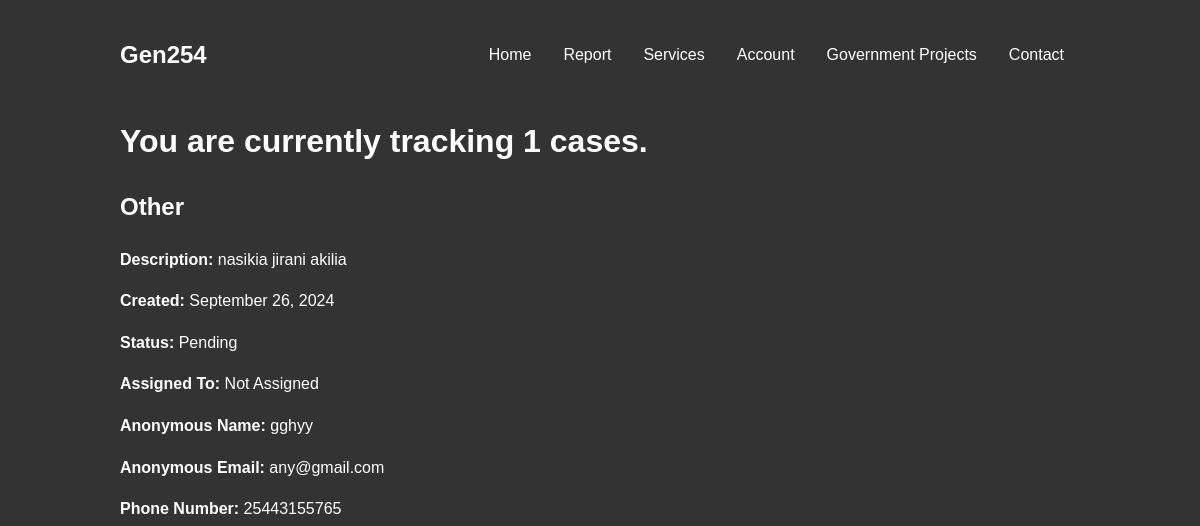
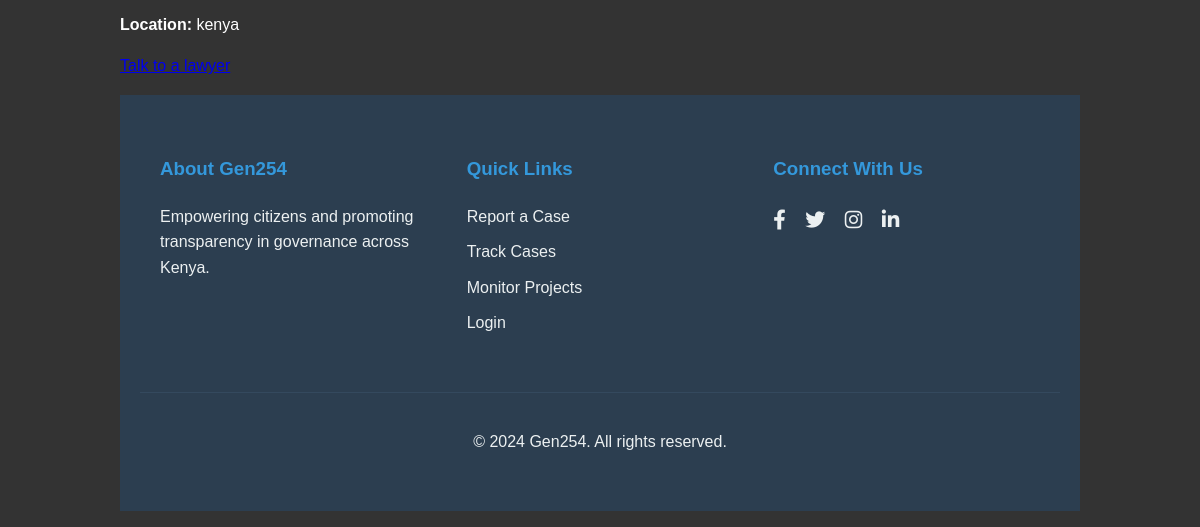
The page /tracked_cases/ (signed in) on the database as committed earlier (2 pictures, top to bottom).
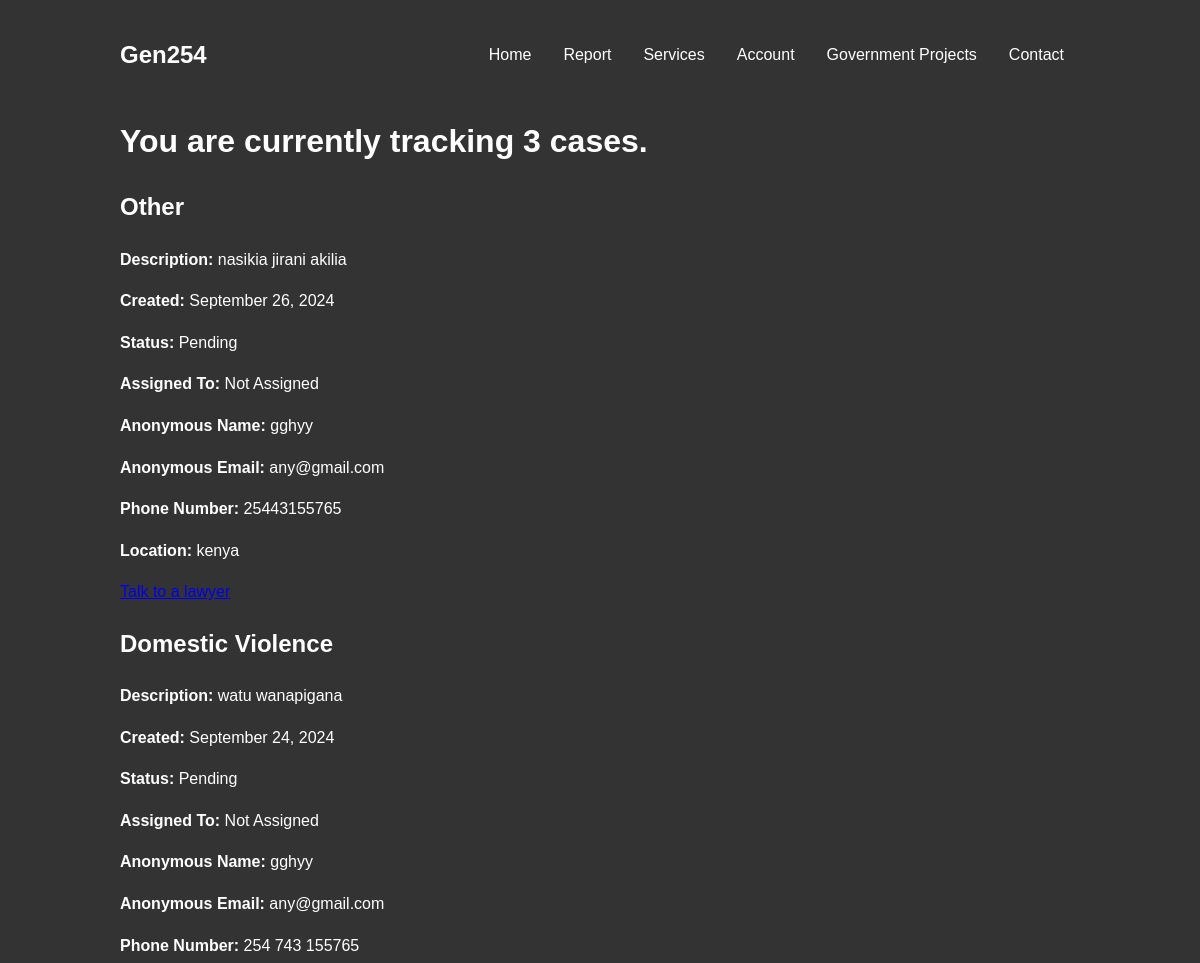
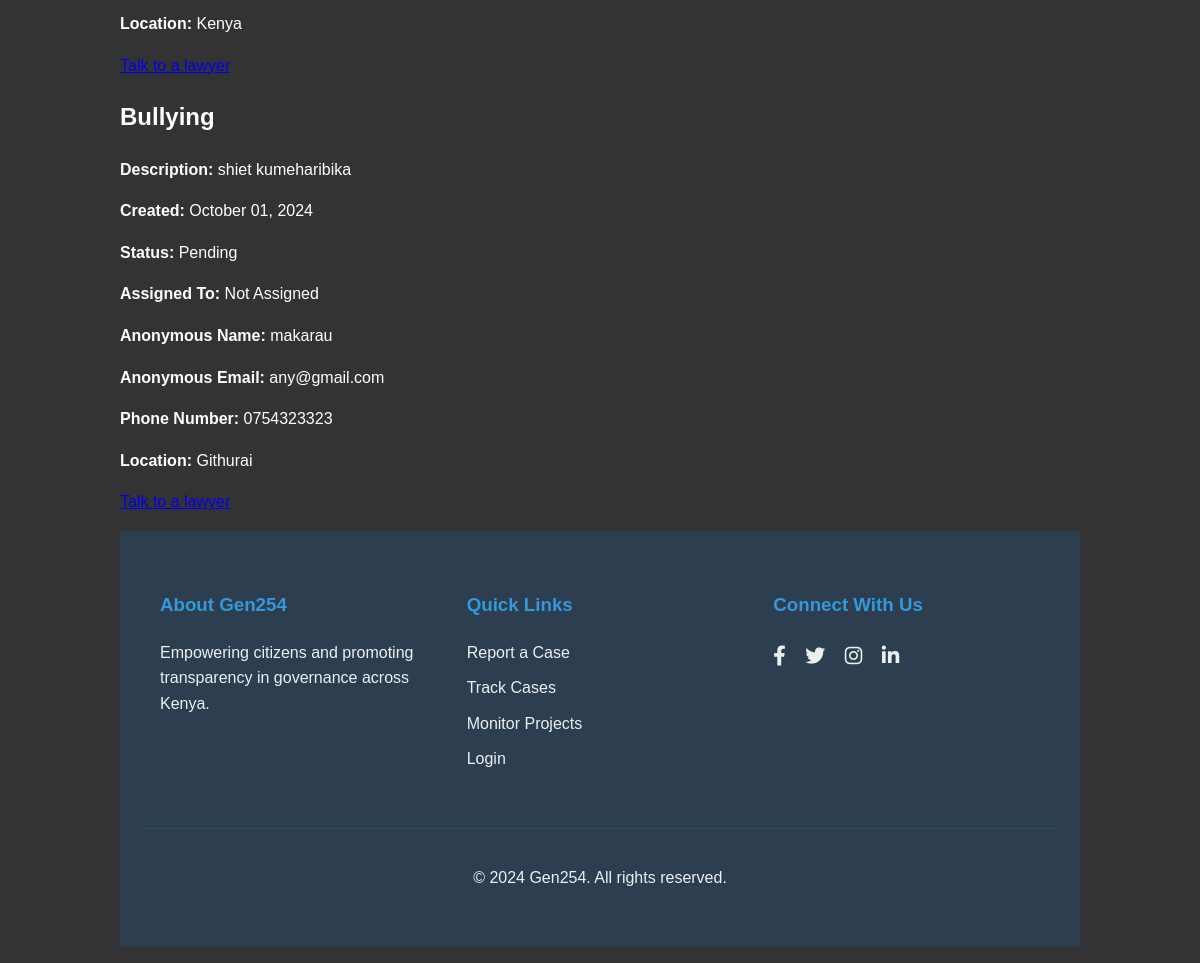
The same page on the database as committed later (2 pictures, top to bottom).
### home/models.py (models this page shows)
class Case(models.Model):
    CASE_TYPES = [
    ('Corruption', 'Corruption'),
    ('Accident', 'Accident'),
    ('Harassment', 'Harassment'),
    ('Sexual Abuse', 'Sexual Abuse'),
    ('Discrimination', 'Discrimination'),
    ('Domestic Violence', 'Domestic Violence'),
    ('Child Abuse', 'Child Abuse'),
    ('Fraud', 'Fraud'),
    ('Workplace Misconduct', 'Workplace Misconduct'),
    ('Cyber Crime', 'Cyber Crime'),
    ('Human Trafficking', 'Human Trafficking'),
    ('Environmental Crime', 'Environmental Crime'),
    ('Bullying', 'Bullying'),
    ('Police Brutality', 'Police Brutality'),
    ('Drug Trafficking', 'Drug Trafficking'),
    ('Land Dispute', 'Land Dispute'),
    ('Tax Evasion', 'Tax Evasion'),
    ('Identity Theft', 'Identity Theft'),
    ('Property Damage', 'Property Damage'),
    ('Fraudulent Financial Institution', 'Fraudulent Financial Institution'),
    ('Terrorism', 'Terrorism'),
    ('Vandalism', 'Vandalism'),
    ('Other', 'Other'),
    ]
    STATUS_CHOICES = [
        ('Pending', 'Pending'),
        ('In Progress', 'In Progress'),
        ('Resolved', 'Resolved'),
    ]
    user = models.ForeignKey(User, on_delete=models.SET_NULL, null=True, blank=True, related_name='cases')
    case_type = models.CharField(max_length=50, choices=CASE_TYPES)
    description = models.TextField()
    anonymous_name = models.CharField(max_length=100,null=True)
    anonymous_email = models.EmailField(null=True,blank=True)
    status = models.CharField(max_length=20, choices=STATUS_CHOICES, default='Pending')
    attachment = models.FileField(upload_to='case_attachments/', null=True, blank=True)  # File upload field
    created_at = models.DateTimeField(auto_now_add=True)
    phone_number = models.CharField(max_length=15,null=True)
    location = models.CharField(max_length=100,null=True)
    tracked_by = models.ManyToManyField(User, related_name='tracked_cases', blank=True)
    assigned_to = models.ForeignKey(Authority,on_delete=models.SET_NULL,null=True,blank=True)

### home/views.py (the view)
# urls.py: path('tracked_cases/',views.tracked_cases, name='tracked_cases'),
@login_required
def tracked_cases(request):
    user = request.user
    tracked_cases = user.tracked_cases.all()
    return render(request, 'home/tracked_cases.html', {'tracked_cases': tracked_cases})

### home/templates/home/tracked_cases.html
{% extends 'home/home.html' %}
{% block content %}
    <h1>You are currently tracking {{ tracked_cases.count }} cases.</h1>
    {% for case in tracked_cases %}
        <div class="case-card">
            <h2 class="case-title">{{ case.case_type }}</h2>
            <div class="case-details">
                <p class="case-description"><strong>Description:</strong> {{ case.description }}</p>
                <p class="case-date"><strong>Created:</strong> {{ case.created_at|date:"F d, Y" }}</p>
                <p class="case-status"><strong>Status:</strong> <span class="status-{{ case.status|lower }}">{{ case.status }}</span></p>
                <p class="case-assigned"><strong>Assigned To:</strong> {{ case.assigned_to|default:"Not Assigned" }}</p>
                <p class="case-anonymous"><strong>Anonymous Name:</strong> {{ case.anonymous_name|default:"N/A" }}</p>
                <p class="case-email"><strong>Anonymous Email:</strong> {{ case.anonymous_email|default:"N/A" }}</p>
                <p class="case-phone"><strong>Phone Number:</strong> {{ case.phone_number|default:"N/A" }}</p>
                <p class="case-location"><strong>Location:</strong> {{ case.location|default:"N/A" }}</p>
                <P><a href="{% url 'home:lawyers' %}">Talk to a lawyer</a>
                </P>
            </div>
        </div>
    {% endfor %}
{% endblock %}

### home/templates/home/home.html (shortened to what this page needs)
{% load static %}
<!DOCTYPE html>
<html lang="en">
<head>
    <link rel="stylesheet" href="{% static 'css/homme.css' %}">
    <link rel="stylesheet" href="https://cdnjs.cloudflare.com/ajax/libs/font-awesome/6.0.0-beta3/css/all.min.css">
</head>
<body>
    <div id="header">
        <div class="container">
          <nav>
            <h1>Gen254</h1>
            <ul>
              <li><a href="{% url 'home:home' %}">Home</a></li>
              <li><a href="{% url 'home:report' %}">Report</a></li>
              <li><a href="{% url 'home:lawyers' %}">Services</a></li>
              <li><a href="{% url 'home:login' %}">Account</a></li>
              <li><a href="{% url 'projects:homepage' %}">Government Projects</a></li>
              <li><a href="#footer">Contact</a></li>
            </ul>
          </nav>
          {% block content %}{% endblock %}
<footer class="site-footer">
    <div class="footer-content">
        <div class="footer-section">
            <h3>About Gen254</h3>
            <p>Empowering citizens and promoting transparency in governance across Kenya.</p>
        </div>
        <div class="footer-section">
            <h3>Quick Links</h3>
            <ul>
                <li><a href="{% url 'home:report' %}">Report a Case</a></li>
                <li><a href="{% url 'home:raised_cases' %}">Track Cases</a></li>
                <li><a href="{% url 'projects:reported_projects' %}">Monitor Projects</a></li>
                <li><a href="{% url 'home:login' %}">Login</a></li>
            </ul>
        </div>
        <div class="footer-section">
            <h3>Connect With Us</h3>
            <div class="social-icons">
                <a href="#" class="social-icon"><i class="fab fa-facebook-f"></i></a>
                <a href="#" class="social-icon"><i class="fab fa-twitter"></i></a>
                <a href="#" class="social-icon"><i class="fab fa-instagram"></i></a>
                <a href="#" class="social-icon"><i class="fab fa-linkedin-in"></i></a>
            </div>
        </div>
    </div>
    <div class="footer-bottom">
        <p>&copy; 2024 Gen254. All rights reserved.</p>
    </div>
</footer>
</body>
</html>

### home/static/css/homme.css (style rules this page uses)
body { font-family: Arial, sans-serif; line-height: 1.6; margin: 0; padding: 0; background-color: #f4f4f4; }
#header { background-color: #333; color: #fff; padding: 1rem 0; }
.container { width: 80%; margin: auto; overflow: hidden; }
nav { display: flex; justify-content: space-between; align-items: center; }
nav ul { display: flex; list-style: none; }
nav ul li { padding: 0 1rem; }
nav ul li a { color: #fff; text-decoration: none; }
.site-footer { background-color: #2c3e50; color: #ecf0f1; padding: 40px 20px; }
.footer-content { display: flex; justify-content: space-between; flex-wrap: wrap; }
.footer-section { flex: 1; margin: 0 20px; min-width: 200px; }
.footer-section h3 { color: #3498db; margin-bottom: 20px; }
.footer-section ul { list-style-type: none; padding: 0; }
.footer-section ul li { margin-bottom: 10px; }
.footer-section ul li a { color: #ecf0f1; text-decoration: none; transition: color 0.3s ease; }
.social-icons { margin-top: 20px; }
.social-icon { color: #ecf0f1; font-size: 20px; margin-right: 15px; transition: color 0.3s ease; }
.footer-bottom { text-align: center; margin-top: 40px; padding-top: 20px; border-top: 1px solid #34495e; }

Rows that differ between the two databases and show on the page:
now on this page (row unchanged): Case: case_type "Domestic Violence", description "watu wanapigana", created_at "September 24, 2024", status "Pending", assigned_to "Not Assigned", anonymous_name "gghyy", anonymous_email "any@gmail.com", phone_number "254 743 155765", location "Kenya"
added Case: case_type "Bullying", description "shiet kumeharibika", created_at "October 01, 2024", status "Pending", assigned_to "Not Assigned", anonymous_name "makarau", anonymous_email "any@gmail.com", phone_number "0754323323", location "Githurai"
Other text that changed with them:
{{ tracked_cases.count }}: "1" → "3"
